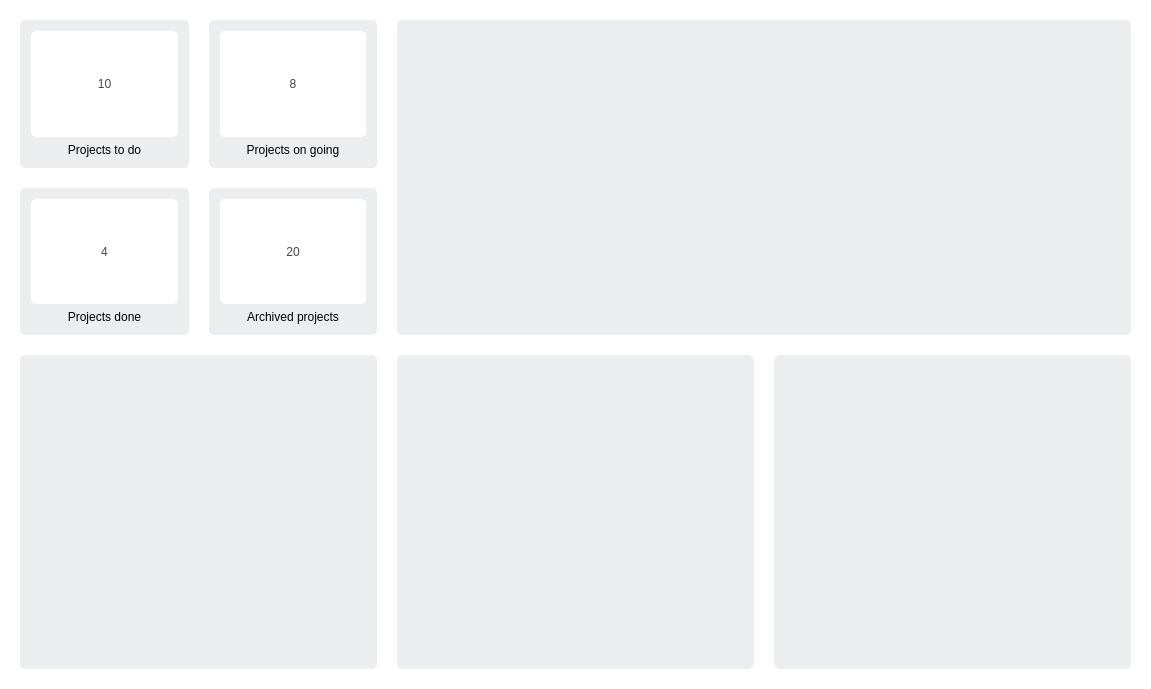
<?xml version="1.0" encoding="UTF-8"?>
<ui version="4.0">
 <class>DashboardClass</class>
 <widget class="QWidget" name="DashboardClass">
  <property name="geometry">
   <rect>
    <x>0</x>
    <y>0</y>
    <width>1151</width>
    <height>689</height>
   </rect>
  </property>
  <property name="windowTitle">
   <string>Dashboard</string>
  </property>
  <property name="styleSheet">
   <string notr="true">*{
font: 12pt &quot;Calibri&quot;;
background : rgba(0,0,0,0);
}

#fr_todo, #fr_doing, #fr_done, #fr_archivedTask, #fr_chartGeneral, #fr_chart_task, #fr_chart_app, #fr_chart_plugin
{
background-color: rgba(236, 237, 239, 1);
border-radius:5px;
}

#la_num_project_todo, #la_num_project_doing, #la_num_project_done, #la_num_project_archived
{
background-color: white;
border-radius:5px;
font: 30pt &quot;Calibri&quot;;
color : rgb(70,70,70);
}

/* COMBOBOX */

QComboBox{
color : rgb(70,70,70);
background-color: white;
border : 1px solid rgba(31,48,92,0.0);
border-radius:5px;
padding-left:5px;
}

QComboBox::drop-down{
border:0px;
}

QComboBox::down-arrow{
image: url(images/dashboard/arrow-down.png);
width:15px;
height:15px;
margin-right:10px;
margin-left:8px;
}

</string>
  </property>
  <layout class="QGridLayout" name="gridLayout_2" columnstretch="1,1,1" rowminimumheight="1,1">
   <property name="leftMargin">
    <number>20</number>
   </property>
   <property name="topMargin">
    <number>20</number>
   </property>
   <property name="rightMargin">
    <number>20</number>
   </property>
   <property name="bottomMargin">
    <number>20</number>
   </property>
   <property name="spacing">
    <number>20</number>
   </property>
   <item row="0" column="0">
    <layout class="QGridLayout" name="gridLayout" rowstretch="1,1" columnstretch="1,1">
     <property name="spacing">
      <number>20</number>
     </property>
     <item row="0" column="0">
      <widget class="QFrame" name="fr_todo">
       <property name="minimumSize">
        <size>
         <width>118</width>
         <height>0</height>
        </size>
       </property>
       <property name="frameShape">
        <enum>QFrame::StyledPanel</enum>
       </property>
       <property name="frameShadow">
        <enum>QFrame::Raised</enum>
       </property>
       <layout class="QVBoxLayout" name="verticalLayout" stretch="1,0">
        <item>
         <widget class="QLabel" name="la_num_project_todo">
          <property name="sizePolicy">
           <sizepolicy hsizetype="Expanding" vsizetype="Expanding">
            <horstretch>0</horstretch>
            <verstretch>0</verstretch>
           </sizepolicy>
          </property>
          <property name="focusPolicy">
           <enum>Qt::NoFocus</enum>
          </property>
          <property name="contextMenuPolicy">
           <enum>Qt::NoContextMenu</enum>
          </property>
          <property name="text">
           <string>10</string>
          </property>
          <property name="scaledContents">
           <bool>true</bool>
          </property>
          <property name="alignment">
           <set>Qt::AlignCenter</set>
          </property>
         </widget>
        </item>
        <item>
         <widget class="QLabel" name="la_project_todo">
          <property name="minimumSize">
           <size>
            <width>115</width>
            <height>0</height>
           </size>
          </property>
          <property name="text">
           <string>Projects to do</string>
          </property>
          <property name="alignment">
           <set>Qt::AlignCenter</set>
          </property>
         </widget>
        </item>
       </layout>
      </widget>
     </item>
     <item row="0" column="1">
      <widget class="QFrame" name="fr_doing">
       <property name="minimumSize">
        <size>
         <width>118</width>
         <height>0</height>
        </size>
       </property>
       <property name="frameShape">
        <enum>QFrame::StyledPanel</enum>
       </property>
       <property name="frameShadow">
        <enum>QFrame::Raised</enum>
       </property>
       <layout class="QVBoxLayout" name="verticalLayout_2" stretch="1,0">
        <item>
         <widget class="QLabel" name="la_num_project_doing">
          <property name="text">
           <string>8</string>
          </property>
          <property name="scaledContents">
           <bool>true</bool>
          </property>
          <property name="alignment">
           <set>Qt::AlignCenter</set>
          </property>
         </widget>
        </item>
        <item>
         <widget class="QLabel" name="la_project_doing">
          <property name="minimumSize">
           <size>
            <width>115</width>
            <height>0</height>
           </size>
          </property>
          <property name="text">
           <string>Projects on going</string>
          </property>
          <property name="alignment">
           <set>Qt::AlignCenter</set>
          </property>
         </widget>
        </item>
       </layout>
      </widget>
     </item>
     <item row="1" column="0">
      <widget class="QFrame" name="fr_done">
       <property name="minimumSize">
        <size>
         <width>118</width>
         <height>0</height>
        </size>
       </property>
       <property name="frameShape">
        <enum>QFrame::StyledPanel</enum>
       </property>
       <property name="frameShadow">
        <enum>QFrame::Raised</enum>
       </property>
       <layout class="QVBoxLayout" name="verticalLayout_3" stretch="1,0">
        <item>
         <widget class="QLabel" name="la_num_project_done">
          <property name="text">
           <string>4</string>
          </property>
          <property name="scaledContents">
           <bool>true</bool>
          </property>
          <property name="alignment">
           <set>Qt::AlignCenter</set>
          </property>
         </widget>
        </item>
        <item>
         <widget class="QLabel" name="la_project_done">
          <property name="minimumSize">
           <size>
            <width>115</width>
            <height>0</height>
           </size>
          </property>
          <property name="text">
           <string>Projects done</string>
          </property>
          <property name="alignment">
           <set>Qt::AlignCenter</set>
          </property>
         </widget>
        </item>
       </layout>
      </widget>
     </item>
     <item row="1" column="1">
      <widget class="QFrame" name="fr_archivedTask">
       <property name="minimumSize">
        <size>
         <width>118</width>
         <height>0</height>
        </size>
       </property>
       <property name="frameShape">
        <enum>QFrame::StyledPanel</enum>
       </property>
       <property name="frameShadow">
        <enum>QFrame::Raised</enum>
       </property>
       <layout class="QVBoxLayout" name="verticalLayout_4" stretch="1,0">
        <item>
         <widget class="QLabel" name="la_num_project_archived">
          <property name="text">
           <string>20</string>
          </property>
          <property name="scaledContents">
           <bool>true</bool>
          </property>
          <property name="alignment">
           <set>Qt::AlignCenter</set>
          </property>
         </widget>
        </item>
        <item>
         <widget class="QLabel" name="la_project_archived">
          <property name="minimumSize">
           <size>
            <width>115</width>
            <height>0</height>
           </size>
          </property>
          <property name="text">
           <string>Archived projects</string>
          </property>
          <property name="alignment">
           <set>Qt::AlignCenter</set>
          </property>
         </widget>
        </item>
       </layout>
      </widget>
     </item>
    </layout>
   </item>
   <item row="0" column="1" colspan="2">
    <widget class="QFrame" name="fr_chartGeneral">
     <property name="frameShape">
      <enum>QFrame::StyledPanel</enum>
     </property>
     <property name="frameShadow">
      <enum>QFrame::Raised</enum>
     </property>
     <layout class="QVBoxLayout" name="verticalLayout_5" stretch="1">
      <item>
       <layout class="QGridLayout" name="gl_chart_general"/>
      </item>
     </layout>
    </widget>
   </item>
   <item row="1" column="0">
    <widget class="QFrame" name="fr_chart_task">
     <property name="frameShape">
      <enum>QFrame::StyledPanel</enum>
     </property>
     <property name="frameShadow">
      <enum>QFrame::Raised</enum>
     </property>
     <layout class="QVBoxLayout" name="verticalLayout_6" stretch="1">
      <item>
       <layout class="QGridLayout" name="gl_chart_task"/>
      </item>
     </layout>
    </widget>
   </item>
   <item row="1" column="1">
    <widget class="QFrame" name="fr_chart_app">
     <property name="frameShape">
      <enum>QFrame::StyledPanel</enum>
     </property>
     <property name="frameShadow">
      <enum>QFrame::Raised</enum>
     </property>
     <layout class="QVBoxLayout" name="verticalLayout_7" stretch="1">
      <item>
       <layout class="QGridLayout" name="gl_chart_app"/>
      </item>
     </layout>
    </widget>
   </item>
   <item row="1" column="2">
    <widget class="QFrame" name="fr_chart_plugin">
     <property name="frameShape">
      <enum>QFrame::StyledPanel</enum>
     </property>
     <property name="frameShadow">
      <enum>QFrame::Raised</enum>
     </property>
     <layout class="QVBoxLayout" name="verticalLayout_8" stretch="1">
      <item>
       <layout class="QGridLayout" name="gl_chart_plugin"/>
      </item>
     </layout>
    </widget>
   </item>
  </layout>
 </widget>
 <layoutdefault spacing="6" margin="11"/>
 <resources/>
 <connections/>
</ui>
